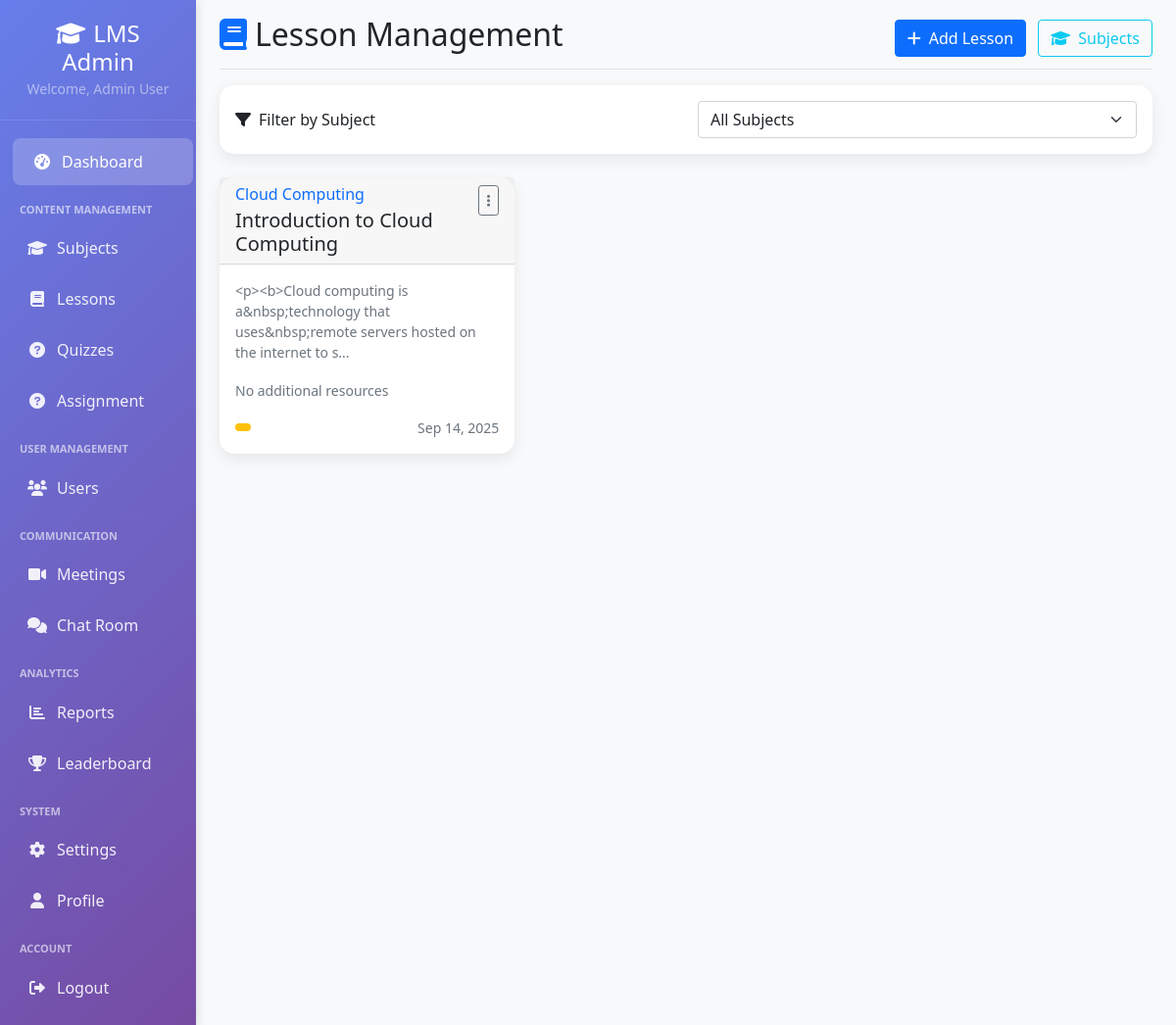
Page /admin/lessons.php (signed in) on the committed database.
### tables this page shows
CREATE TABLE `lessons` (
  `id` int(11) NOT NULL,
  `subject_id` int(11) DEFAULT NULL,
  `lesson_order` int(11) DEFAULT 1,
  `title` varchar(200) NOT NULL,
  `description` text DEFAULT NULL,
  `content` text NOT NULL,
  `presentation` varchar(255) DEFAULT NULL,
  `category` varchar(100) DEFAULT NULL,
  `difficulty` enum('beginner','intermediate','advanced') DEFAULT 'beginner',
  `google_form_url` varchar(500) DEFAULT NULL,
  `google_form_embed_code` text DEFAULT NULL,
  `created_by` int(11) DEFAULT 1,
  `status` enum('active','inactive','pending','rejected') DEFAULT 'active',
  `created_at` timestamp NOT NULL DEFAULT current_timestamp(),
  `updated_at` timestamp NOT NULL DEFAULT current_timestamp() ON UPDATE current_timestamp(),
  `duration` int(11) DEFAULT 15
);

CREATE TABLE `subjects` (
  `id` int(11) NOT NULL,
  `name` varchar(100) NOT NULL,
  `description` text DEFAULT NULL,
  `created_by` int(11) DEFAULT 1,
  `status` varchar(20) DEFAULT 'active',
  `created_at` timestamp NOT NULL DEFAULT current_timestamp(),
  `updated_at` timestamp NOT NULL DEFAULT current_timestamp() ON UPDATE current_timestamp(),
  `color` varchar(7) DEFAULT '#007bff',
  `icon` varchar(50) DEFAULT 'book'
);

### admin/lessons.php (the view, shortened to what this page needs)
<?php
$host = 'localhost';
$username = 'root';
$password = '';
$database = 'learning_platform';
$conn = new mysqli($host, $username, $password, $database);
$where_clause = '';
$lessons = $conn->query("
    SELECT l.*, s.name as subject_name, u.name as creator_name
    FROM lessons l
    LEFT JOIN subjects s ON l.subject_id = s.id
    LEFT JOIN users u ON l.created_by = u.id
    $where_clause
    ORDER BY s.name ASC, l.created_at DESC
");
?>
<!DOCTYPE html>
<html lang="en">
<head>
    <link href="https://cdn.jsdelivr.net/npm/bootstrap@5.1.3/dist/css/bootstrap.min.css" rel="stylesheet">
    <link href="https://cdnjs.cloudflare.com/ajax/libs/font-awesome/6.0.0/css/all.min.css" rel="stylesheet">
</head>
<body>
    <div class="container-fluid">
        <div class="row">
            <nav class="col-md-2 d-md-block sidebar p-0">
                <div class="position-sticky pt-0">
                    <div class="sidebar-brand">
                        <h4><i class="fas fa-graduation-cap me-2"></i>LMS Admin</h4>
                        <small class="text-white-50">Welcome, <?php echo htmlspecialchars($_SESSION['name']); ?></small>
                    </div>
                    <ul class="nav flex-column py-3">
                        <li class="nav-item">
                            <a class="nav-link active" href="dashboard.php">
                                <i class="fas fa-tachometer-alt"></i>Dashboard
                            </a>
                        </li>
                        <div class="nav-section">Content Management</div>
                        <li class="nav-item">
                            <a class="nav-link" href="subjects.php">
                                <i class="fas fa-graduation-cap"></i>Subjects
                            </a>
                        </li>
                        <li class="nav-item">
                            <a class="nav-link" href="lessons.php">
                                <i class="fas fa-book"></i>Lessons
                            </a>
                        </li>
                        <li class="nav-item">
                            <a class="nav-link" href="quizzes.php">
                                <i class="fas fa-question-circle"></i>Quizzes
                            </a>
                        </li>
                        <li class="nav-item">
                            <a class="nav-link" href="assignments.php">
                                <i class="fas fa-question-circle"></i>Assignment
                            </a>
                        </li>
                        <div class="nav-section">User Management</div>
                        <li class="nav-item">
                            <a class="nav-link" href="users.php">
                                <i class="fas fa-users"></i>Users
                            </a>
                        </li>
                        <div class="nav-section">Communication</div>
                        <li class="nav-item">
                            <a class="nav-link" href="meetings.php">
                                <i class="fas fa-video"></i>Meetings
                            </a>
                        </li>
                        <li class="nav-item">
                            <a class="nav-link" href="chatroom.php">
                                <i class="fas fa-comments"></i>Chat Room
                            </a>
                        </li>
                        <div class="nav-section">Analytics</div>
                        <li class="nav-item">
                            <a class="nav-link" href="reports.php">
                                <i class="fas fa-chart-bar"></i>Reports
                            </a>
                        </li>
                        <li class="nav-item">
                            <a class="nav-link" href="leaderboard.php">
                                <i class="fas fa-trophy"></i>Leaderboard
                            </a>
                        </li>
                        <div class="nav-section">System</div>
                        <li class="nav-item">
                            <a class="nav-link" href="settings.php">
                                <i class="fas fa-cog"></i>Settings
                            </a>
                        </li>
                        <li class="nav-item">
                            <a class="nav-link" href="profile.php">
                                <i class="fas fa-user"></i>Profile
                            </a>
                        </li>
                        <div class="nav-section">Account</div>
                        <li class="nav-item">
                            <a class="nav-link" href="../logout.php" onclick="return confirm('Are you sure you want to logout?')">
                                <i class="fas fa-sign-out-alt"></i>Logout
                            </a>
                        </li>
                    </ul>
                </div>
            </nav>
            <main class="col-md-10 ms-sm-auto px-md-4">
                <div class="d-flex justify-content-between flex-wrap flex-md-nowrap align-items-center pt-3 pb-2 mb-3 border-bottom">
                    <div>
                        <h1 class="h2"><i class="fas fa-book me-2 text-primary"></i>Lesson Management</h1>
                    </div>
                    <div>
                        <a href="lesson_add.php" class="btn btn-primary me-2">
                            <i class="fas fa-plus me-2"></i>Add Lesson
                        </a>
                        <a href="subjects.php" class="btn btn-outline-info">
                            <i class="fas fa-graduation-cap me-2"></i>Subjects
                        </a>
                    </div>
                </div>
                <div class="card mb-4">
                    <div class="card-body">
                        <div class="row align-items-center">
                            <div class="col-md-6">
                                <h6 class="mb-0"><i class="fas fa-filter me-2"></i>Filter by Subject</h6>
                            </div>
                            <div class="col-md-6">
                                <select class="form-select" onchange="window.location='lessons.php?subject=' + this.value">
                                    <option value="0">All Subjects</option>
                                </select>
                            </div>
                        </div>
                    </div>
                </div>
                <div class="row">
                    <?php if ($lessons->num_rows > 0): ?>
                        <?php while ($lesson = $lessons->fetch_assoc()): ?>
                        <div class="col-md-6 col-lg-4 mb-4">
                            <div class="card h-100">
                                <div class="card-header">
                                    <div class="d-flex justify-content-between align-items-start">
                                        <div>
                                            <h6 class="mb-1 text-primary"><?php echo htmlspecialchars($lesson['subject_name']); ?></h6>
                                            <h5 class="mb-0"><?php echo htmlspecialchars($lesson['title']); ?></h5>
                                        </div>
                                        <div class="dropdown">
                                            <button class="btn btn-sm btn-outline-secondary" data-bs-toggle="dropdown">
                                                <i class="fas fa-ellipsis-v"></i>
                                            </button>
                                        </div>
                                    </div>
                                </div>
                                <div class="card-body">
                                    <p class="card-text text-muted small">
                                        <?php echo htmlspecialchars(substr($lesson['content'], 0, 100)) . (strlen($lesson['content']) > 100 ? '...' : ''); ?>
                                    </p>
                                    <div class="mb-3">
                                        <?php if (empty($lesson['google_form_url']) && empty($lesson['presentation_url'])): ?>
                                        <small class="text-muted">No additional resources</small>
                                        <?php endif; ?>
                                    </div>
                                    <div class="d-flex justify-content-between align-items-center">
                                        <span class="badge bg-<?php echo $lesson['status'] == 'active' ? 'success' : 'warning'; ?>">
                                        </span>
                                        <small class="text-muted"><?php echo date('M j, Y', strtotime($lesson['created_at'])); ?></small>
                                    </div>
                                </div>
                            </div>
                        </div>
                        <?php endwhile; ?>
                    <?php endif; ?>
                </div>
            </main>
        </div>
    </div>
</body>
</html>

### admin/lessons.php (style rules this page uses)
body { background-color: #f8f9fa; font-family: 'Segoe UI', Tahoma, Geneva, Verdana, sans-serif; }
.sidebar { min-height: 100vh; background: linear-gradient(135deg, #667eea 0%, #764ba2 100%); box-shadow: 2px 0 10px rgba(0,0,0,0.1); }
.sidebar .nav-link { color: rgba(255, 255, 255, 0.9); padding: 12px 20px; margin: 2px 8px; border-radius: 8px; transition: all 0.3s ease; }
.sidebar .nav-link:hover, .sidebar .nav-link.active { background: rgba(255, 255, 255, 0.2); color: white; transform: translateX(5px); }
.sidebar .nav-link i { width: 20px; text-align: center; margin-right: 10px; }
.card { border: none; border-radius: 15px; box-shadow: 0 5px 15px rgba(0, 0, 0, 0.08); transition: all 0.3s ease; }
.nav-section { color: rgba(255, 255, 255, 0.6); font-size: 11px; font-weight: 600; text-transform: uppercase; padding: 15px 20px 5px; margin-bottom: 0; }
.sidebar-brand { padding: 20px; text-align: center; border-bottom: 1px solid rgba(255, 255, 255, 0.1); }
.sidebar-brand h4 { color: white; margin: 0; }

### rows in the picture
lessons: subject.name "Cloud Computing", title "Introduction to Cloud Computing", content "<p><b>Cloud computing is a&nbsp;technology that uses&nbsp;remote servers hosted on the internet to s", shows "No additional resources", created_at "Sep 14, 2025"

### other values in the picture
$_SESSION['name'] "Admin User"
